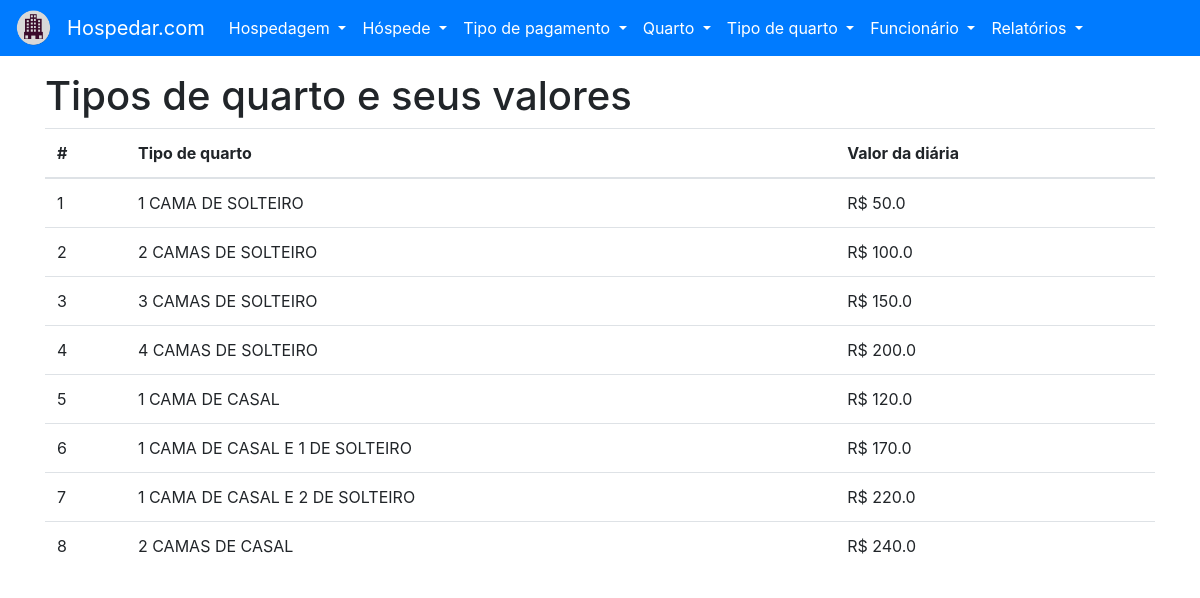
Screenshot of /tipo_quarto/listar with the database file from the repository.
### tables this page shows
CREATE TABLE "TIPO_QUARTO" (
	"ID_TIPO_QUARTO" INTEGER NOT NULL PRIMARY KEY AUTOINCREMENT UNIQUE,
	"NO_TIPO_QUARTO" VARCHAR(16) NOT NULL UNIQUE,
	"VL_DIARIA" REAL NOT NULL
);

### project/backend/tipo_quarto/views.py (the view)
def listar():
    with TipoQuartoModel(DATABASE_URL) as db:
        try:
            tipo_quarto = db.select_all()
        except (DatabaseException, OperationalError, IntegrityError) as err:
            flash(str(err), 'danger')
            return render_template('tipo_quarto-listar.html')
    return render_template('tipo_quarto-listar.html', tipo_quarto=tipo_quarto)

### project/backend/main/models.py (called while the page is built)
    def __enter__(self):
        self.open()
        return self

    def __exit__(self, exc_type, exc_val, exc_tb):
        self.close()

    @property
    def cursor(self):
        return self._cursor

    def open(self):
        self._connection = sqlite3.connect(self.url)
        self._cursor = self._connection.cursor()

    def close(self):
        self._connection.close()

    def cursor_to_dict(self, cursors: Iterable):
        return [dict(zip(self.__tablecolumns__, cursor)) for cursor in cursors]

    def select_all(self):
        if self._connection:
            return self.cursor_to_dict(self.cursor.execute(f'SELECT * FROM "{self.__tablename__}" ;'))
        raise ProgrammingError('ProgrammingError: Cannot operate on a closed database.')

### project/frontend/templates/tipo_quarto-listar.html (shortened to what this page needs)
{% extends 'base.html' %}
{% from 'macros.html' import flash %}
{% block content %}
    <h1>Tipos de quarto e seus valores</h1>
    <table class="table">
        <thead>
        <tr>
            <th scope="col">#</th>
            <th scope="col">Tipo de quarto</th>
            <th scope="col">Valor da diária</th>
        </tr>
        </thead>
        <tbody>
        {% for tipo in tipo_quarto %}
            <tr>
                <td scope="row">{{ tipo['ID_TIPO_QUARTO'] }}</td>
                <td>{{ tipo['NO_TIPO_QUARTO'] }}</td>
                <td>R$ {{ tipo['VL_DIARIA'] }}</td>
            </tr>
        {% endfor %}
        </tbody>
    </table>
{% endblock content%}

### rows the page displays
TIPO_QUARTO: ID_TIPO_QUARTO "1", NO_TIPO_QUARTO "1 CAMA DE SOLTEIRO", VL_DIARIA "50.0"
TIPO_QUARTO: ID_TIPO_QUARTO "2", NO_TIPO_QUARTO "2 CAMAS DE SOLTEIRO", VL_DIARIA "100.0"
TIPO_QUARTO: ID_TIPO_QUARTO "3", NO_TIPO_QUARTO "3 CAMAS DE SOLTEIRO", VL_DIARIA "150.0"
TIPO_QUARTO: ID_TIPO_QUARTO "4", NO_TIPO_QUARTO "4 CAMAS DE SOLTEIRO", VL_DIARIA "200.0"
TIPO_QUARTO: ID_TIPO_QUARTO "5", NO_TIPO_QUARTO "1 CAMA DE CASAL", VL_DIARIA "120.0"
TIPO_QUARTO: ID_TIPO_QUARTO "6", NO_TIPO_QUARTO "1 CAMA DE CASAL E 1 DE SOLTEIRO", VL_DIARIA "170.0"
TIPO_QUARTO: ID_TIPO_QUARTO "7", NO_TIPO_QUARTO "1 CAMA DE CASAL E 2 DE SOLTEIRO", VL_DIARIA "220.0"
TIPO_QUARTO: ID_TIPO_QUARTO "8", NO_TIPO_QUARTO "2 CAMAS DE CASAL", VL_DIARIA "240.0"
